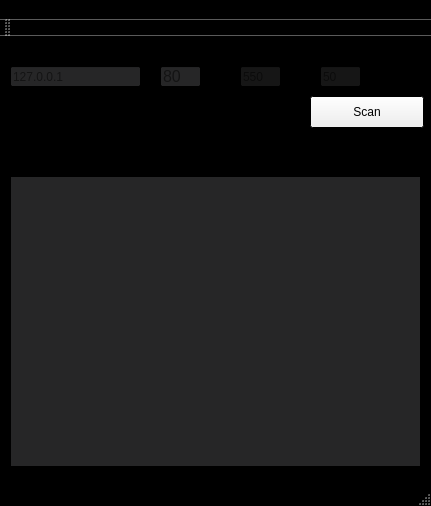
<?xml version="1.0" encoding="UTF-8"?>
<ui version="4.0">
 <class>MainWindow</class>
 <widget class="QMainWindow" name="MainWindow">
  <property name="geometry">
   <rect>
    <x>0</x>
    <y>0</y>
    <width>431</width>
    <height>506</height>
   </rect>
  </property>
  <property name="palette">
   <palette>
    <active>
     <colorrole role="Base">
      <brush brushstyle="SolidPattern">
       <color alpha="255">
        <red>0</red>
        <green>0</green>
        <blue>0</blue>
       </color>
      </brush>
     </colorrole>
     <colorrole role="Window">
      <brush brushstyle="SolidPattern">
       <color alpha="255">
        <red>0</red>
        <green>0</green>
        <blue>0</blue>
       </color>
      </brush>
     </colorrole>
    </active>
    <inactive>
     <colorrole role="Base">
      <brush brushstyle="SolidPattern">
       <color alpha="255">
        <red>0</red>
        <green>0</green>
        <blue>0</blue>
       </color>
      </brush>
     </colorrole>
     <colorrole role="Window">
      <brush brushstyle="SolidPattern">
       <color alpha="255">
        <red>0</red>
        <green>0</green>
        <blue>0</blue>
       </color>
      </brush>
     </colorrole>
    </inactive>
    <disabled>
     <colorrole role="Base">
      <brush brushstyle="SolidPattern">
       <color alpha="255">
        <red>0</red>
        <green>0</green>
        <blue>0</blue>
       </color>
      </brush>
     </colorrole>
     <colorrole role="Window">
      <brush brushstyle="SolidPattern">
       <color alpha="255">
        <red>0</red>
        <green>0</green>
        <blue>0</blue>
       </color>
      </brush>
     </colorrole>
    </disabled>
   </palette>
  </property>
  <property name="windowTitle">
   <string>MainWindow</string>
  </property>
  <widget class="QWidget" name="centralWidget">
   <widget class="QPushButton" name="pushButton">
    <property name="geometry">
     <rect>
      <x>310</x>
      <y>60</y>
      <width>114</width>
      <height>32</height>
     </rect>
    </property>
    <property name="palette">
     <palette>
      <active>
       <colorrole role="Highlight">
        <brush brushstyle="SolidPattern">
         <color alpha="255">
          <red>33</red>
          <green>38</green>
          <blue>45</blue>
         </color>
        </brush>
       </colorrole>
       <colorrole role="Link">
        <brush brushstyle="SolidPattern">
         <color alpha="255">
          <red>61</red>
          <green>3</green>
          <blue>10</blue>
         </color>
        </brush>
       </colorrole>
       <colorrole role="LinkVisited">
        <brush brushstyle="SolidPattern">
         <color alpha="255">
          <red>39</red>
          <green>9</green>
          <blue>40</blue>
         </color>
        </brush>
       </colorrole>
      </active>
      <inactive>
       <colorrole role="Highlight">
        <brush brushstyle="SolidPattern">
         <color alpha="255">
          <red>33</red>
          <green>38</green>
          <blue>45</blue>
         </color>
        </brush>
       </colorrole>
       <colorrole role="Link">
        <brush brushstyle="SolidPattern">
         <color alpha="255">
          <red>61</red>
          <green>3</green>
          <blue>10</blue>
         </color>
        </brush>
       </colorrole>
       <colorrole role="LinkVisited">
        <brush brushstyle="SolidPattern">
         <color alpha="255">
          <red>39</red>
          <green>9</green>
          <blue>40</blue>
         </color>
        </brush>
       </colorrole>
      </inactive>
      <disabled>
       <colorrole role="Highlight">
        <brush brushstyle="SolidPattern">
         <color alpha="255">
          <red>220</red>
          <green>220</green>
          <blue>220</blue>
         </color>
        </brush>
       </colorrole>
       <colorrole role="Link">
        <brush brushstyle="SolidPattern">
         <color alpha="255">
          <red>61</red>
          <green>3</green>
          <blue>10</blue>
         </color>
        </brush>
       </colorrole>
       <colorrole role="LinkVisited">
        <brush brushstyle="SolidPattern">
         <color alpha="255">
          <red>39</red>
          <green>9</green>
          <blue>40</blue>
         </color>
        </brush>
       </colorrole>
      </disabled>
     </palette>
    </property>
    <property name="text">
     <string>Scan</string>
    </property>
   </widget>
   <widget class="QLineEdit" name="lineEditHost">
    <property name="geometry">
     <rect>
      <x>10</x>
      <y>30</y>
      <width>131</width>
      <height>21</height>
     </rect>
    </property>
    <property name="palette">
     <palette>
      <active>
       <colorrole role="BrightText">
        <brush brushstyle="SolidPattern">
         <color alpha="255">
          <red>252</red>
          <green>15</green>
          <blue>43</blue>
         </color>
        </brush>
       </colorrole>
       <colorrole role="Base">
        <brush brushstyle="SolidPattern">
         <color alpha="217">
          <red>45</red>
          <green>45</green>
          <blue>46</blue>
         </color>
        </brush>
       </colorrole>
       <colorrole role="HighlightedText">
        <brush brushstyle="SolidPattern">
         <color alpha="217">
          <red>20</red>
          <green>20</green>
          <blue>20</blue>
         </color>
        </brush>
       </colorrole>
       <colorrole role="AlternateBase">
        <brush brushstyle="SolidPattern">
         <color alpha="255">
          <red>20</red>
          <green>21</green>
          <blue>21</blue>
         </color>
        </brush>
       </colorrole>
       <colorrole role="NoRole">
        <brush brushstyle="SolidPattern">
         <color alpha="255">
          <red>33</red>
          <green>33</green>
          <blue>33</blue>
         </color>
        </brush>
       </colorrole>
       <colorrole role="ToolTipBase">
        <brush brushstyle="SolidPattern">
         <color alpha="255">
          <red>18</red>
          <green>18</green>
          <blue>18</blue>
         </color>
        </brush>
       </colorrole>
      </active>
      <inactive>
       <colorrole role="BrightText">
        <brush brushstyle="SolidPattern">
         <color alpha="255">
          <red>252</red>
          <green>15</green>
          <blue>43</blue>
         </color>
        </brush>
       </colorrole>
       <colorrole role="Base">
        <brush brushstyle="SolidPattern">
         <color alpha="217">
          <red>45</red>
          <green>45</green>
          <blue>46</blue>
         </color>
        </brush>
       </colorrole>
       <colorrole role="HighlightedText">
        <brush brushstyle="SolidPattern">
         <color alpha="217">
          <red>20</red>
          <green>20</green>
          <blue>20</blue>
         </color>
        </brush>
       </colorrole>
       <colorrole role="AlternateBase">
        <brush brushstyle="SolidPattern">
         <color alpha="255">
          <red>245</red>
          <green>245</green>
          <blue>245</blue>
         </color>
        </brush>
       </colorrole>
       <colorrole role="NoRole">
        <brush brushstyle="SolidPattern">
         <color alpha="255">
          <red>0</red>
          <green>0</green>
          <blue>0</blue>
         </color>
        </brush>
       </colorrole>
       <colorrole role="ToolTipBase">
        <brush brushstyle="SolidPattern">
         <color alpha="255">
          <red>255</red>
          <green>255</green>
          <blue>255</blue>
         </color>
        </brush>
       </colorrole>
      </inactive>
      <disabled>
       <colorrole role="BrightText">
        <brush brushstyle="SolidPattern">
         <color alpha="255">
          <red>252</red>
          <green>15</green>
          <blue>43</blue>
         </color>
        </brush>
       </colorrole>
       <colorrole role="Base">
        <brush brushstyle="SolidPattern">
         <color alpha="255">
          <red>236</red>
          <green>236</green>
          <blue>236</blue>
         </color>
        </brush>
       </colorrole>
       <colorrole role="HighlightedText">
        <brush brushstyle="SolidPattern">
         <color alpha="217">
          <red>20</red>
          <green>20</green>
          <blue>20</blue>
         </color>
        </brush>
       </colorrole>
       <colorrole role="AlternateBase">
        <brush brushstyle="SolidPattern">
         <color alpha="255">
          <red>245</red>
          <green>245</green>
          <blue>245</blue>
         </color>
        </brush>
       </colorrole>
       <colorrole role="NoRole">
        <brush brushstyle="SolidPattern">
         <color alpha="255">
          <red>0</red>
          <green>0</green>
          <blue>0</blue>
         </color>
        </brush>
       </colorrole>
       <colorrole role="ToolTipBase">
        <brush brushstyle="SolidPattern">
         <color alpha="255">
          <red>255</red>
          <green>255</green>
          <blue>255</blue>
         </color>
        </brush>
       </colorrole>
      </disabled>
     </palette>
    </property>
    <property name="placeholderText">
     <string>127.0.0.1</string>
    </property>
   </widget>
   <widget class="QLineEdit" name="lineEditStartPort">
    <property name="geometry">
     <rect>
      <x>160</x>
      <y>30</y>
      <width>41</width>
      <height>21</height>
     </rect>
    </property>
    <property name="palette">
     <palette>
      <active>
       <colorrole role="Base">
        <brush brushstyle="SolidPattern">
         <color alpha="217">
          <red>45</red>
          <green>45</green>
          <blue>46</blue>
         </color>
        </brush>
       </colorrole>
      </active>
      <inactive>
       <colorrole role="Base">
        <brush brushstyle="SolidPattern">
         <color alpha="217">
          <red>45</red>
          <green>45</green>
          <blue>46</blue>
         </color>
        </brush>
       </colorrole>
      </inactive>
      <disabled>
       <colorrole role="Base">
        <brush brushstyle="SolidPattern">
         <color alpha="255">
          <red>236</red>
          <green>236</green>
          <blue>236</blue>
         </color>
        </brush>
       </colorrole>
      </disabled>
     </palette>
    </property>
    <property name="font">
     <font>
      <pointsize>12</pointsize>
     </font>
    </property>
    <property name="toolTip">
     <string>&lt;html&gt;&lt;head/&gt;&lt;body&gt;&lt;p&gt;Starting port in scan range.&lt;/p&gt;&lt;/body&gt;&lt;/html&gt;</string>
    </property>
    <property name="placeholderText">
     <string>80</string>
    </property>
   </widget>
   <widget class="QLineEdit" name="lineEditEndPort">
    <property name="geometry">
     <rect>
      <x>240</x>
      <y>30</y>
      <width>41</width>
      <height>21</height>
     </rect>
    </property>
    <property name="palette">
     <palette>
      <active>
       <colorrole role="Base">
        <brush brushstyle="SolidPattern">
         <color alpha="217">
          <red>26</red>
          <green>26</green>
          <blue>26</blue>
         </color>
        </brush>
       </colorrole>
      </active>
      <inactive>
       <colorrole role="Base">
        <brush brushstyle="SolidPattern">
         <color alpha="217">
          <red>26</red>
          <green>26</green>
          <blue>26</blue>
         </color>
        </brush>
       </colorrole>
      </inactive>
      <disabled>
       <colorrole role="Base">
        <brush brushstyle="SolidPattern">
         <color alpha="255">
          <red>236</red>
          <green>236</green>
          <blue>236</blue>
         </color>
        </brush>
       </colorrole>
      </disabled>
     </palette>
    </property>
    <property name="toolTip">
     <string>&lt;html&gt;&lt;head/&gt;&lt;body&gt;&lt;p&gt;Ending port in scan range.&lt;/p&gt;&lt;/body&gt;&lt;/html&gt;</string>
    </property>
    <property name="placeholderText">
     <string>550</string>
    </property>
   </widget>
   <widget class="QLineEdit" name="lineEditTimeout">
    <property name="geometry">
     <rect>
      <x>320</x>
      <y>30</y>
      <width>41</width>
      <height>21</height>
     </rect>
    </property>
    <property name="palette">
     <palette>
      <active>
       <colorrole role="Base">
        <brush brushstyle="SolidPattern">
         <color alpha="217">
          <red>26</red>
          <green>26</green>
          <blue>26</blue>
         </color>
        </brush>
       </colorrole>
      </active>
      <inactive>
       <colorrole role="Base">
        <brush brushstyle="SolidPattern">
         <color alpha="217">
          <red>26</red>
          <green>26</green>
          <blue>26</blue>
         </color>
        </brush>
       </colorrole>
      </inactive>
      <disabled>
       <colorrole role="Base">
        <brush brushstyle="SolidPattern">
         <color alpha="255">
          <red>236</red>
          <green>236</green>
          <blue>236</blue>
         </color>
        </brush>
       </colorrole>
      </disabled>
     </palette>
    </property>
    <property name="placeholderText">
     <string>50</string>
    </property>
   </widget>
   <widget class="QTextEdit" name="results">
    <property name="geometry">
     <rect>
      <x>10</x>
      <y>140</y>
      <width>411</width>
      <height>291</height>
     </rect>
    </property>
    <property name="palette">
     <palette>
      <active>
       <colorrole role="BrightText">
        <brush brushstyle="SolidPattern">
         <color alpha="255">
          <red>252</red>
          <green>10</green>
          <blue>73</blue>
         </color>
        </brush>
       </colorrole>
       <colorrole role="Base">
        <brush brushstyle="SolidPattern">
         <color alpha="217">
          <red>45</red>
          <green>45</green>
          <blue>46</blue>
         </color>
        </brush>
       </colorrole>
      </active>
      <inactive>
       <colorrole role="BrightText">
        <brush brushstyle="SolidPattern">
         <color alpha="255">
          <red>252</red>
          <green>10</green>
          <blue>73</blue>
         </color>
        </brush>
       </colorrole>
       <colorrole role="Base">
        <brush brushstyle="SolidPattern">
         <color alpha="217">
          <red>45</red>
          <green>45</green>
          <blue>46</blue>
         </color>
        </brush>
       </colorrole>
      </inactive>
      <disabled>
       <colorrole role="BrightText">
        <brush brushstyle="SolidPattern">
         <color alpha="255">
          <red>252</red>
          <green>10</green>
          <blue>73</blue>
         </color>
        </brush>
       </colorrole>
       <colorrole role="Base">
        <brush brushstyle="SolidPattern">
         <color alpha="255">
          <red>236</red>
          <green>236</green>
          <blue>236</blue>
         </color>
        </brush>
       </colorrole>
      </disabled>
     </palette>
    </property>
    <property name="readOnly">
     <bool>true</bool>
    </property>
   </widget>
   <widget class="QLabel" name="label">
    <property name="geometry">
     <rect>
      <x>10</x>
      <y>10</y>
      <width>59</width>
      <height>16</height>
     </rect>
    </property>
    <property name="palette">
     <palette>
      <active>
       <colorrole role="Text">
        <brush brushstyle="SolidPattern">
         <color alpha="216">
          <red>255</red>
          <green>255</green>
          <blue>255</blue>
         </color>
        </brush>
       </colorrole>
      </active>
      <inactive>
       <colorrole role="Text">
        <brush brushstyle="SolidPattern">
         <color alpha="216">
          <red>255</red>
          <green>255</green>
          <blue>255</blue>
         </color>
        </brush>
       </colorrole>
      </inactive>
      <disabled>
       <colorrole role="Text">
        <brush brushstyle="SolidPattern">
         <color alpha="63">
          <red>0</red>
          <green>0</green>
          <blue>0</blue>
         </color>
        </brush>
       </colorrole>
      </disabled>
     </palette>
    </property>
    <property name="toolTip">
     <string>&lt;html&gt;&lt;head/&gt;&lt;body&gt;&lt;p&gt;Server to &lt;span style=&quot; color:#ed0006;&quot;&gt;port scan&lt;/span&gt;.&lt;/p&gt;&lt;/body&gt;&lt;/html&gt;</string>
    </property>
    <property name="text">
     <string>Host</string>
    </property>
   </widget>
   <widget class="QLabel" name="label_2">
    <property name="geometry">
     <rect>
      <x>160</x>
      <y>10</y>
      <width>59</width>
      <height>16</height>
     </rect>
    </property>
    <property name="palette">
     <palette>
      <active>
       <colorrole role="Text">
        <brush brushstyle="SolidPattern">
         <color alpha="216">
          <red>255</red>
          <green>255</green>
          <blue>255</blue>
         </color>
        </brush>
       </colorrole>
      </active>
      <inactive>
       <colorrole role="Text">
        <brush brushstyle="SolidPattern">
         <color alpha="216">
          <red>255</red>
          <green>255</green>
          <blue>255</blue>
         </color>
        </brush>
       </colorrole>
      </inactive>
      <disabled>
       <colorrole role="Text">
        <brush brushstyle="SolidPattern">
         <color alpha="63">
          <red>0</red>
          <green>0</green>
          <blue>0</blue>
         </color>
        </brush>
       </colorrole>
      </disabled>
     </palette>
    </property>
    <property name="text">
     <string>Start Port</string>
    </property>
   </widget>
   <widget class="QLabel" name="label_3">
    <property name="geometry">
     <rect>
      <x>240</x>
      <y>10</y>
      <width>59</width>
      <height>16</height>
     </rect>
    </property>
    <property name="palette">
     <palette>
      <active>
       <colorrole role="Text">
        <brush brushstyle="SolidPattern">
         <color alpha="216">
          <red>255</red>
          <green>255</green>
          <blue>255</blue>
         </color>
        </brush>
       </colorrole>
      </active>
      <inactive>
       <colorrole role="Text">
        <brush brushstyle="SolidPattern">
         <color alpha="216">
          <red>255</red>
          <green>255</green>
          <blue>255</blue>
         </color>
        </brush>
       </colorrole>
      </inactive>
      <disabled>
       <colorrole role="Text">
        <brush brushstyle="SolidPattern">
         <color alpha="63">
          <red>0</red>
          <green>0</green>
          <blue>0</blue>
         </color>
        </brush>
       </colorrole>
      </disabled>
     </palette>
    </property>
    <property name="text">
     <string>End Port</string>
    </property>
   </widget>
   <widget class="QLabel" name="label_4">
    <property name="geometry">
     <rect>
      <x>320</x>
      <y>10</y>
      <width>91</width>
      <height>16</height>
     </rect>
    </property>
    <property name="palette">
     <palette>
      <active>
       <colorrole role="Text">
        <brush brushstyle="SolidPattern">
         <color alpha="216">
          <red>255</red>
          <green>255</green>
          <blue>255</blue>
         </color>
        </brush>
       </colorrole>
       <colorrole role="ToolTipBase">
        <brush brushstyle="SolidPattern">
         <color alpha="216">
          <red>255</red>
          <green>255</green>
          <blue>255</blue>
         </color>
        </brush>
       </colorrole>
      </active>
      <inactive>
       <colorrole role="Text">
        <brush brushstyle="SolidPattern">
         <color alpha="216">
          <red>255</red>
          <green>255</green>
          <blue>255</blue>
         </color>
        </brush>
       </colorrole>
       <colorrole role="ToolTipBase">
        <brush brushstyle="SolidPattern">
         <color alpha="216">
          <red>255</red>
          <green>255</green>
          <blue>255</blue>
         </color>
        </brush>
       </colorrole>
      </inactive>
      <disabled>
       <colorrole role="Text">
        <brush brushstyle="SolidPattern">
         <color alpha="63">
          <red>0</red>
          <green>0</green>
          <blue>0</blue>
         </color>
        </brush>
       </colorrole>
       <colorrole role="ToolTipBase">
        <brush brushstyle="SolidPattern">
         <color alpha="216">
          <red>255</red>
          <green>255</green>
          <blue>255</blue>
         </color>
        </brush>
       </colorrole>
      </disabled>
     </palette>
    </property>
    <property name="toolTip">
     <string notr="true" extracomment="Wait time in ms for socket connection.">&lt;html&gt;&lt;head/&gt;&lt;body&gt;&lt;p&gt;Wait time in ms for socket connection.&lt;/p&gt;&lt;/body&gt;&lt;/html&gt;</string>
    </property>
    <property name="toolTipDuration">
     <number>-1</number>
    </property>
    <property name="whatsThis">
     <string/>
    </property>
    <property name="text">
     <string>Timeout(ms)</string>
    </property>
   </widget>
   <widget class="QLabel" name="label_5">
    <property name="geometry">
     <rect>
      <x>10</x>
      <y>120</y>
      <width>101</width>
      <height>16</height>
     </rect>
    </property>
    <property name="palette">
     <palette>
      <active>
       <colorrole role="Text">
        <brush brushstyle="SolidPattern">
         <color alpha="216">
          <red>255</red>
          <green>255</green>
          <blue>255</blue>
         </color>
        </brush>
       </colorrole>
      </active>
      <inactive>
       <colorrole role="Text">
        <brush brushstyle="SolidPattern">
         <color alpha="216">
          <red>255</red>
          <green>255</green>
          <blue>255</blue>
         </color>
        </brush>
       </colorrole>
      </inactive>
      <disabled>
       <colorrole role="Text">
        <brush brushstyle="SolidPattern">
         <color alpha="63">
          <red>0</red>
          <green>0</green>
          <blue>0</blue>
         </color>
        </brush>
       </colorrole>
      </disabled>
     </palette>
    </property>
    <property name="toolTip">
     <string>&lt;html&gt;&lt;head/&gt;&lt;body&gt;&lt;p&gt;After the scan completes this will show ports found to be open.&lt;/p&gt;&lt;/body&gt;&lt;/html&gt;</string>
    </property>
    <property name="text">
     <string>Scan Output</string>
    </property>
   </widget>
  </widget>
  <widget class="QMenuBar" name="menuBar">
   <property name="geometry">
    <rect>
     <x>0</x>
     <y>0</y>
     <width>431</width>
     <height>22</height>
    </rect>
   </property>
   <widget class="QMenu" name="menuPort_Scanner">
    <property name="title">
     <string>Port Scanner</string>
    </property>
   </widget>
   <addaction name="menuPort_Scanner"/>
  </widget>
  <widget class="QToolBar" name="mainToolBar">
   <attribute name="toolBarArea">
    <enum>TopToolBarArea</enum>
   </attribute>
   <attribute name="toolBarBreak">
    <bool>false</bool>
   </attribute>
  </widget>
  <widget class="QStatusBar" name="statusBar"/>
 </widget>
 <layoutdefault spacing="6" margin="11"/>
 <resources/>
 <connections/>
</ui>
